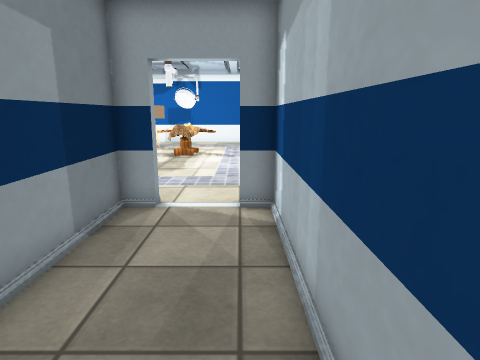
View 1 (above)

12 first-person views from a walk through a 3-D level made in the Unity game engine. The camera is 1.3 m above the floor, tilts 12° down and sees 75° across. Doors are open. The floor is counted in squares, 0.5 m on a side. Each view is taken from the middle of a square. On the plan, view 1 faces up. The plan holds only what a view shows up to about 20 squares ahead; the rest is blank. The place goes on beyond the plan. Some surface patterns are stand-ins.

View 2
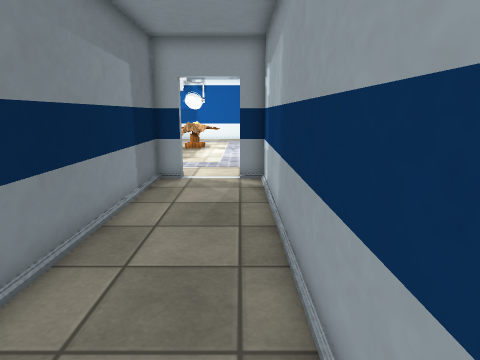

View 3
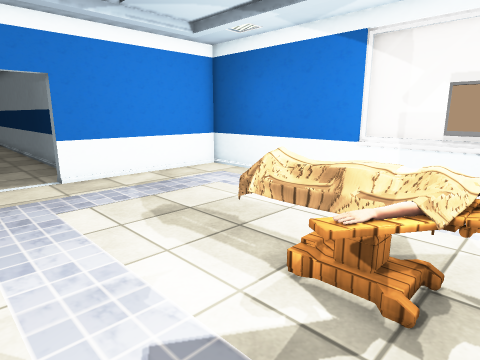

View 4
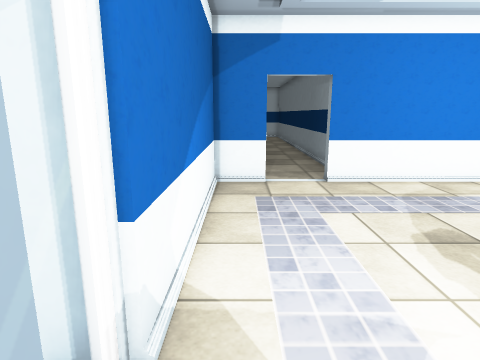

View 5
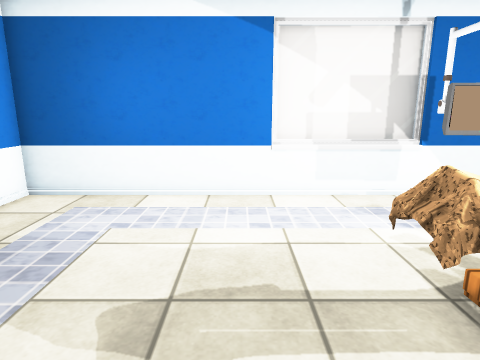

View 6
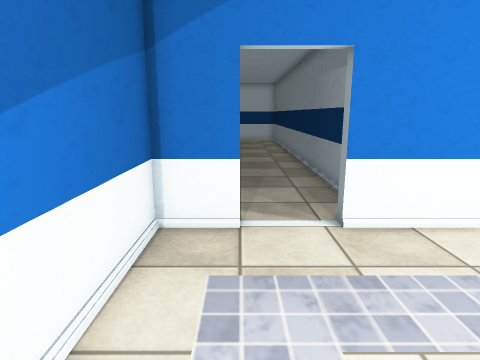

View 7
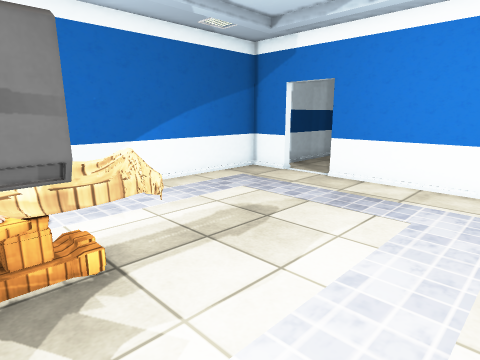

View 8
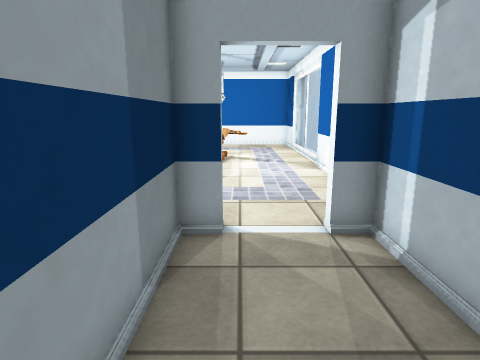

View 9
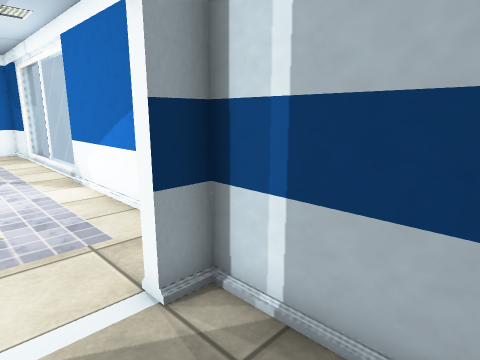

View 10
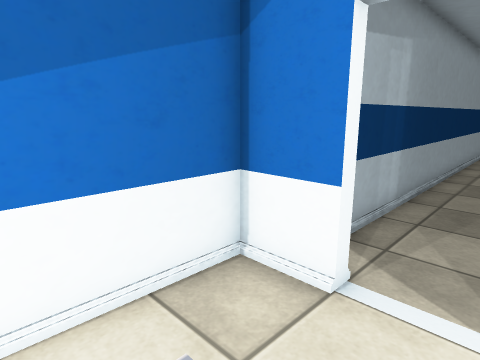

View 11
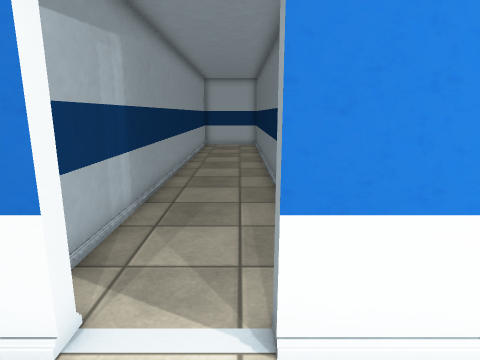

View 12
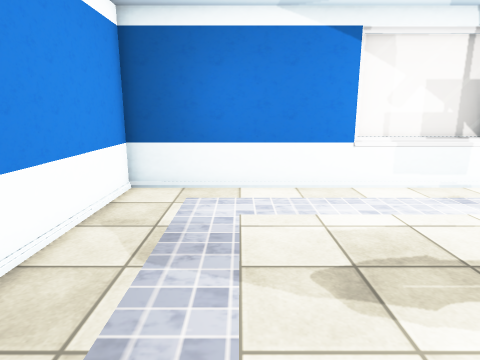

### Floor plan
Points are (right, up) in squares from view 1. A wall is a line through its corners. A room is listed if a view was taken in it or the views show most of it. See-through windows are left out.
Room 1 (views 1, 2, 8, 9)
walls: (1, -4.5) (1, 8.6) (0, 8.6); (-3.4, 8.6) (-3.4, -4.5)
ways out: open door at (-1, 9) to room 2
Room 2 (views 3, 4, 5, 6, 7, 10, 11, 12)
walls: (2.2, 18.1) (2.2, 18.6); (0, 9) (2, 9) (2, 18.4); (-10.2, 21.8) (-10.2, 17); (-10.4, 21.7) (-10.4, 17); (-10, 22.5) (-10, 9) (-2.4, 9)
ways out: open door at (-1, 9) to room 1
objects: lamp (-8, 20) to (-7, 21); table (-5, 18) to (-2, 21); lamp (-3, 22)

Where each view was taken, in squares from view 1:
view 1: 0 up, 0 right, facing up
view 2: 4 down, 0 right, facing up
view 3: 22 up, 1 right, facing down-left
view 4: 21 up, 1 right, facing down
view 5: 16 up, 0 right, facing left
view 6: 16 up, 0 right, facing down
view 7: 21 up, 9 left, facing down-right
view 8: 2 up, 2 left, facing up
view 9: 5 up, 2 left, facing up-right
view 10: 13 up, 2 left, facing down-right
view 11: 12 up, 2 left, facing down
view 12: 13 up, 1 right, facing left
